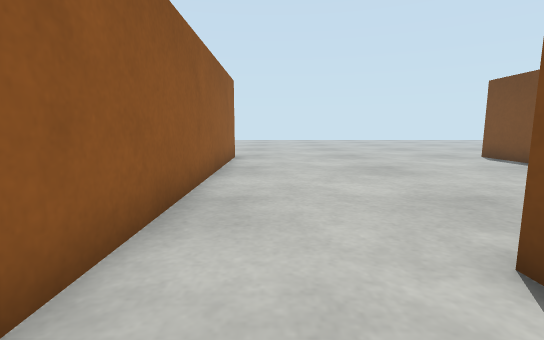
View 1 (above)

12 first-person views from a walk through a Webots world. The camera is 0.23 m above the floor, tilts 8° down and sees 85° across. The floor is counted in squares, 0.2 m on a side. Each view is taken from the middle of a square. On the plan, view 1 faces up. The plan holds only what a view shows up to about 13 squares ahead; the rest is blank. The place goes on beyond the plan. Robots are left out.

View 2
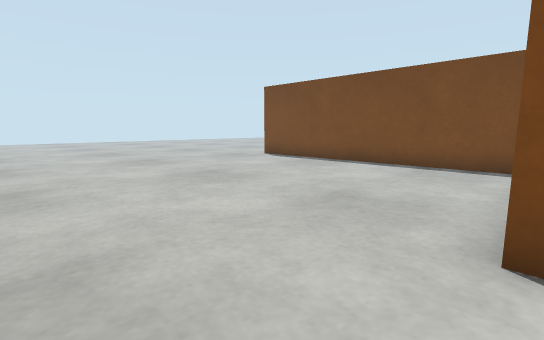

View 3
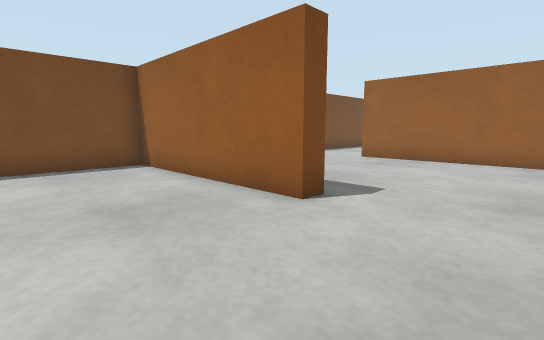

View 4
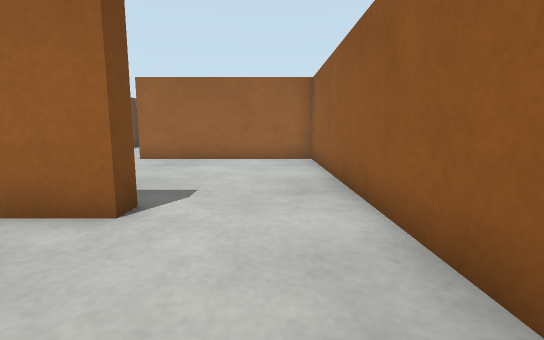

View 5
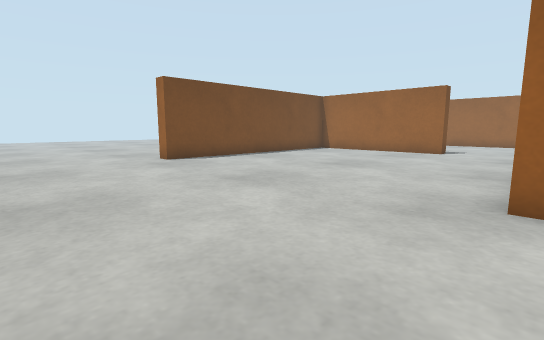

View 6
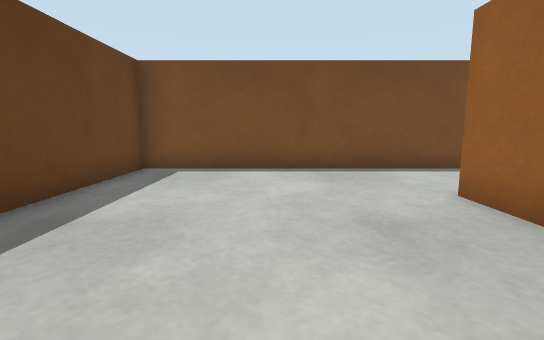

View 7
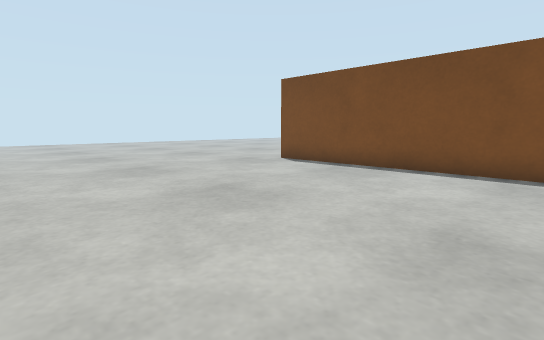

View 8
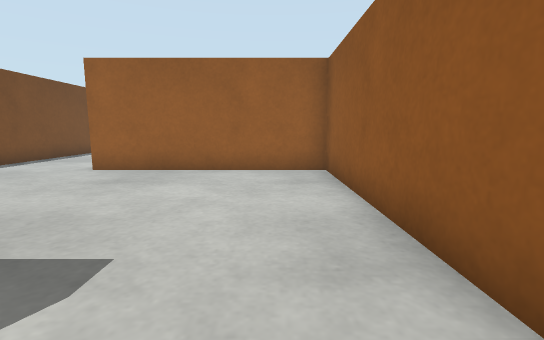

View 9
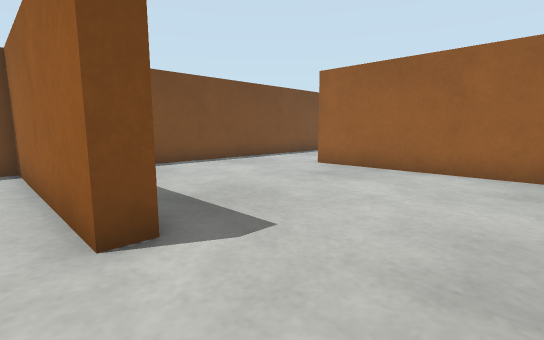

View 10
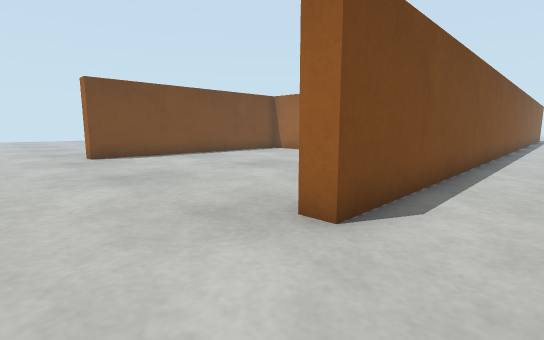

View 11
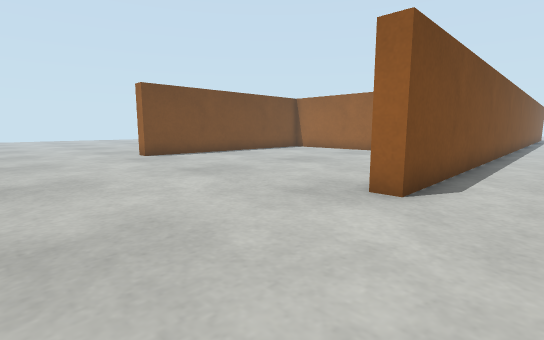

View 12
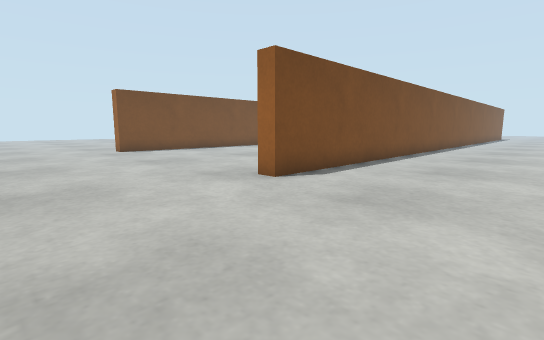

### Floor plan
Key: @ floor where view 1 was taken; # wall or solid block; . floor; G gate.
Columns run from 7 left of view 1 to 14 right of it. Each row starts with its distance up from view 1.
 17 . ...............
 16  .....................
 15 ......................
 14 .....................
 13 ....................
 12 ...................
 11 .....#..........#
 10 .....#..........#
  9 .....#..........#
  8 .....#..........#
  7 .....#..........#
  6 .....#..........#
  5  ....#..........#
  4  ....#..........#
  3  ....#..........#
  2  ....#...GGGGGGG#
  1  .. .#..........#
  0     .#.@........#
 -1     .#..........#
 -2     .#..........#
 -3      #..........#
 -4      #..........#
 -5      #GGGGGGG...#
 -6              ...#
 -7              ...#
 -8               ..#
 -9                .#
-10                .#

Positions as (right, up) in squares from view 1, and headings:
1: (0, 0), facing up
2: (-1, 2), facing up-right
3: (-1, 6), facing down-right
4: (0, 6), facing down
5: (-2, 17), facing down-right
6: (0, -2), facing right
7: (0, 4), facing up-right
8: (0, 3), facing down
9: (-1, 3), facing down-right
10: (-4, 15), facing down-right
11: (-4, 17), facing down-right
12: (-7, 17), facing down-right
